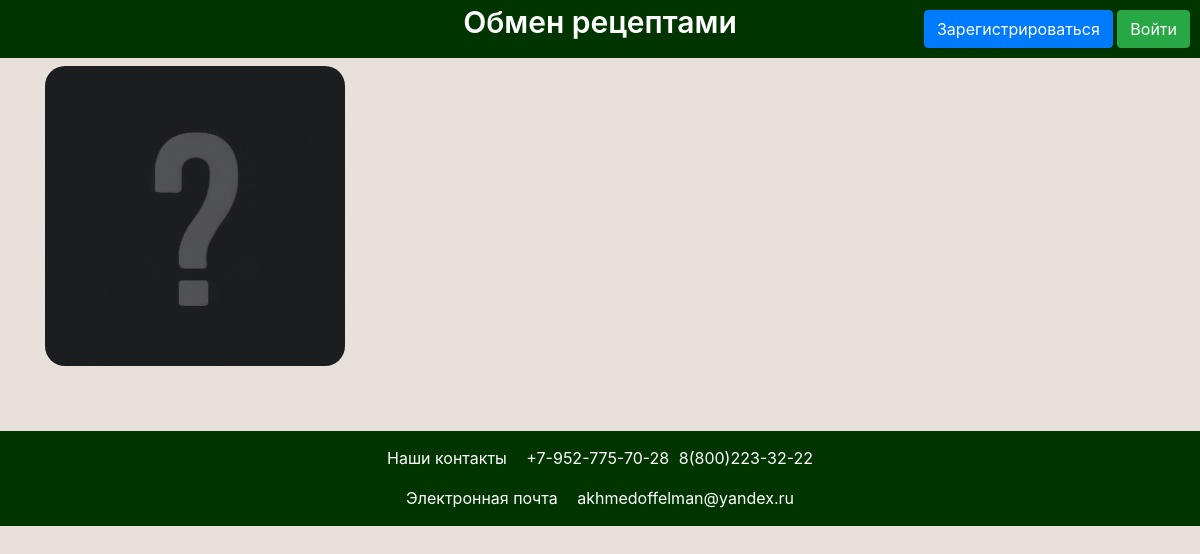
/recipe/4, run on an earlier commit of the app's database.
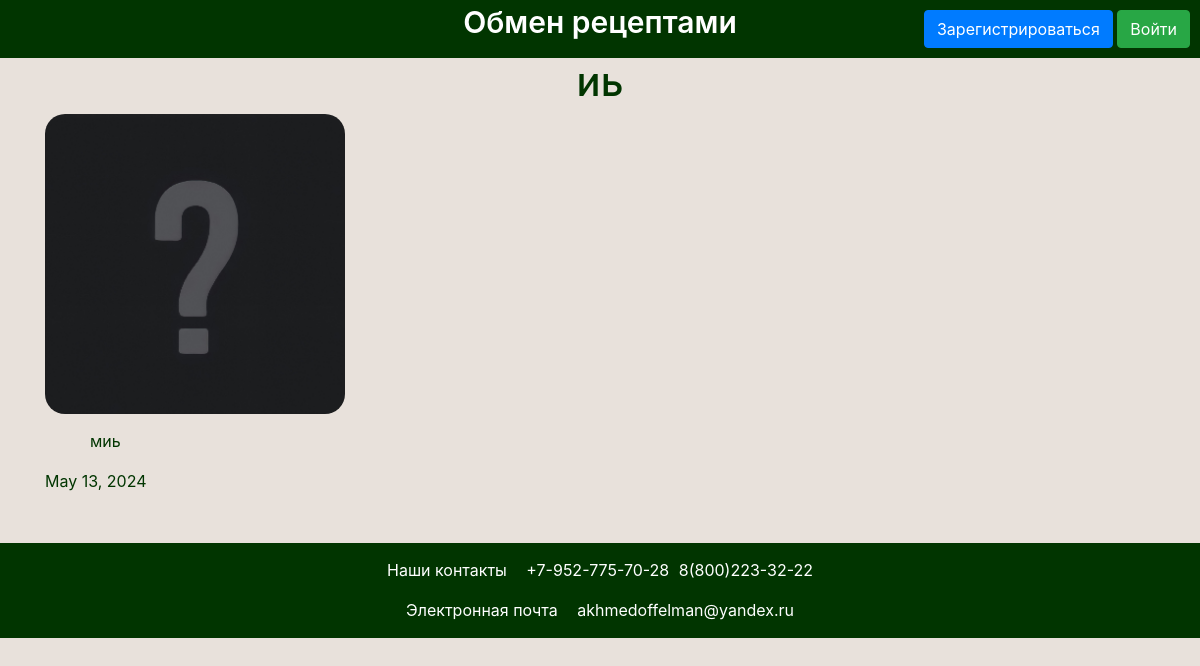
And on a later commit of the database.
### data/recipe_model.py (models this page shows)
class Recipe(SqlAlchemyBase, SerializerMixin):
    __tablename__ = 'recipes'
    id = sqlalchemy.Column(sqlalchemy.Integer,
                           primary_key=True, autoincrement=True)
    title = sqlalchemy.Column(sqlalchemy.String, nullable=True)
    dish_image = sqlalchemy.Column(sqlalchemy.String,
                                   nullable=True)
    content = sqlalchemy.Column(sqlalchemy.String, nullable=True)
    created_date = sqlalchemy.Column(sqlalchemy.String,
                                     default=datetime.datetime.now().strftime("%B %d, %Y"))
    is_private = sqlalchemy.Column(sqlalchemy.Boolean, default=True)
    user_id = sqlalchemy.Column(sqlalchemy.Integer,
                                sqlalchemy.ForeignKey("users.id"))
    user = orm.relationship('User')

### main.py (the view)
@app.route('/recipe/<int:_id>')
def recipe(_id: int):
    db_sess = create_session()
    recipe = db_sess.query(Recipe).filter(Recipe.id == _id).first()
    return render_template('recipe.html', recipe=recipe)

### data/db_session.py (called while the page is built)
def create_session() -> Session:
    global __factory
    return __factory()

### templates/recipe.html (shortened to what this page needs)
{% extends "base.html" %}
{% block styles %}
<link rel="stylesheet" type="text/css" href="{{ url_for('static', filename='css/recipe.css') }}">
{% endblock %}
{% block content %}
<div class="recipe_header">
    <h1>{{ recipe.title }}</h1>
</div>
<div class="recipe_img">
    <img src="/static/users_img/{{ recipe.dish_image }}" width="300" height="300" onerror="this.src='/static/img/default_image.jpg';">
</div>
<div class="recipe_content">
    <p class="recipe_content_text">{{ recipe.content }}</p>
</div>
<div class="recipe_created_date">
    <p>{{ recipe.created_date }}</p>
</div>
{% endblock %}

What changed in the data, as far as the page shows it:
added Recipe: title "иь", content "миь", created_date "May 13, 2024"
